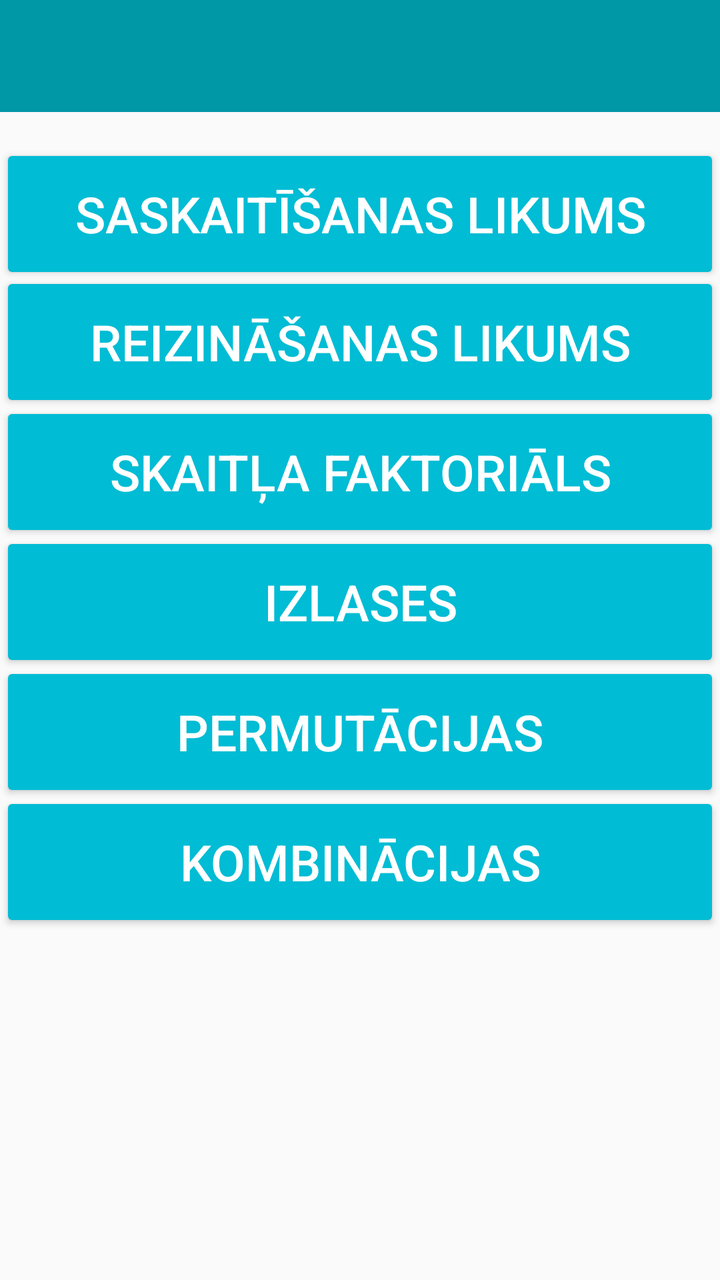
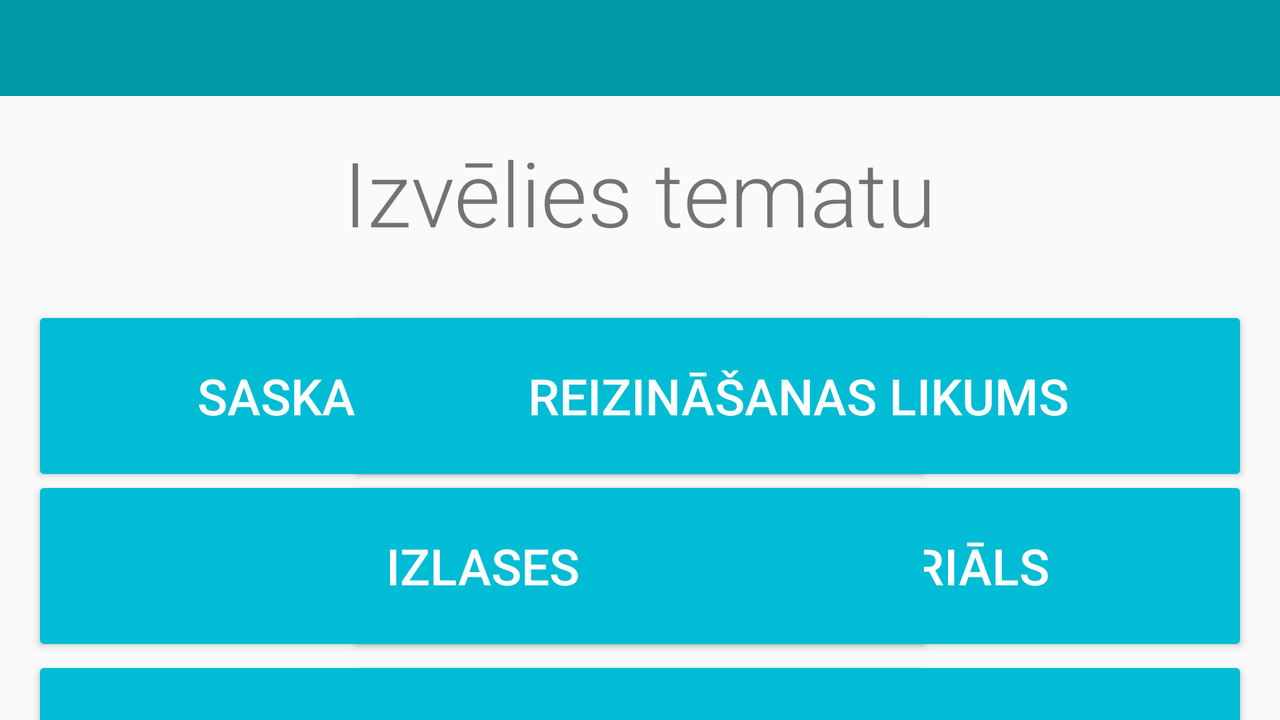

An Android layout and its configuration variant, each rendered on a device that would load it. The default file and the variant file are quoted in full after the pictures.
<!-- AndroidManifest.xml: application theme AppTheme -->
<!-- res/layout/activity_tests_izvelne.xml -->
<android.support.v4.widget.DrawerLayout
    xmlns:android="http://schemas.android.com/apk/res/android"
    xmlns:app="http://schemas.android.com/apk/res-auto"
    android:id="@+id/drawer_layout"
    android:layout_width="match_parent"
    android:layout_height="match_parent">

    <LinearLayout
        android:layout_width="match_parent"
        android:layout_height="match_parent"
        android:orientation="vertical">

        
        <include
            layout="@layout/toolbar"
            android:layout_width="match_parent"
            android:layout_height="wrap_content" />

        
        <FrameLayout
            android:id="@+id/flContent"
            android:layout_width="match_parent"
            android:layout_height="match_parent"
            >


            <Button
                android:id="@+id/tema_1_button"
                android:layout_width="fill_parent"
                android:layout_height="70dp"
                android:text="@string/tema_1"
                android:textSize="25sp"
                android:layout_marginTop="16dp"
                android:layout_gravity="center|top"
                android:textColor="#fff"
                android:backgroundTint="@color/colorButton"
                android:onClick="tema1Pressed"
                />

            <Button
                  android:id="@+id/tema_2_button"
                android:layout_width="fill_parent"
                android:layout_height="70dp"
                android:text="@string/tema_2"
                android:textSize="25sp"
android:layout_marginTop="80dp"
                android:layout_gravity="center|top"

                android:backgroundTint="@color/colorButton"
                android:textColor="#fff"
                android:colorButtonNormal="@color/colorButton"
                android:onClick="tema2Pressed"
                />

            <Button
                android:id="@+id/tema_3_button"
                android:layout_width="fill_parent"
                android:layout_height="70dp"
                android:layout_marginTop="145dp"
                android:layout_gravity="center|top"
                android:text="@string/tema_3"
                android:textSize="25sp"



                android:backgroundTint="@color/colorButton"
                android:textColor="#fff"
                android:colorButtonNormal="@color/colorButton"
                android:onClick="tema3Pressed"
                />

            <Button
                android:id="@+id/tema_5_button"
                android:layout_width="fill_parent"
                android:layout_height="70dp"
                android:text="@string/tema_5"
                android:textSize="25sp"
                android:layout_marginTop="210dp"
                android:layout_gravity="center|top"
                android:textColor="#fff"
                android:backgroundTint="@color/colorButton"
                android:onClick="tema5Pressed"
                />

            <Button
                android:id="@+id/tema_6_button"
                android:layout_width="fill_parent"
                android:layout_height="70dp"
                android:text="@string/tema_6"
                android:textSize="25sp"
                android:layout_marginTop="275dp"
                android:layout_gravity="center|top"
                android:textColor="#fff"
                android:backgroundTint="@color/colorButton"
                android:onClick="tema6Pressed"
                />

            <Button
                android:id="@+id/tema_7_button"
                android:layout_width="fill_parent"
                android:layout_height="70dp"
                android:text="@string/tema_7"
                android:textSize="25sp"
                android:layout_marginTop="340dp"
                android:layout_gravity="center|top"
                android:textColor="#fff"
                android:backgroundTint="@color/colorButton"
                android:onClick="tema7Pressed"
                />

            <Button
                android:id="@+id/visastemas"
                android:layout_width="fill_parent"
                android:layout_height="70dp"

                android:text="Visas tēmas"
                android:textSize="25sp"
                android:layout_marginTop="405dp"
                android:layout_gravity="center|top"

                android:backgroundTint="@color/colorButton"
                android:textColor="#fff"
                android:colorButtonNormal="@color/colorButton"
                android:onClick="VisasTemasPressed"
                android:visibility="gone" />

         


        </FrameLayout>

    </LinearLayout>

    
    <android.support.design.widget.NavigationView
        android:id="@+id/nvView"
        android:layout_width="wrap_content"
        android:layout_height="match_parent"
        android:layout_gravity="start"
        android:background="@android:color/white"
        app:menu="@menu/drawer"
        app:headerLayout="@layout/nav_header"

        />
</android.support.v4.widget.DrawerLayout>
<!-- res/layout/toolbar.xml (included above) -->
<android.support.v7.widget.Toolbar
    xmlns:android="http://schemas.android.com/apk/res/android"
    xmlns:app="http://schemas.android.com/apk/res-auto"
    android:id="@+id/toolbar"
    android:layout_height="wrap_content"
    android:layout_width="match_parent"
    android:fitsSystemWindows="true"
    android:minHeight="?attr/actionBarSize"
    app:theme="@style/ThemeOverlay.AppCompat.Dark.ActionBar"
    app:popupTheme="@style/ThemeOverlay.AppCompat.Light"
    android:background="?attr/colorPrimaryDark">
</android.support.v7.widget.Toolbar>
<!-- res/layout/nav_header.xml (included above) -->
<LinearLayout xmlns:android="http://schemas.android.com/apk/res/android"
    xmlns:app="http://schemas.android.com/apk/res-auto"
    android:layout_width="match_parent"
    android:layout_height="192dp"
    android:background="?attr/colorPrimaryDark"
    android:padding="16dp"
    android:theme="@style/ThemeOverlay.AppCompat.Dark"
    android:orientation="vertical"
    android:gravity="bottom"

    >

    <TextView
        android:layout_width="match_parent"
        android:layout_height="wrap_content"
        android:text=" VPĢ Artūrs Petrovskis 12.e"
        android:textColor="@android:color/white"
        android:textAppearance="@style/TextAppearance.AppCompat.Body1"/>


</LinearLayout>
<!-- resources referenced by this layout -->
<resources>
  <color name="colorButton">#00BCD4</color>
  <string name="tema_1">Saskaitīšanas likums</string>
  <string name="tema_2">Reizināšanas likums</string>
  <string name="tema_3">Skaitļa faktoriāls</string>
  <string name="tema_5">Izlases</string>
  <string name="tema_6">Permutācijas</string>
  <string name="tema_7">Kombinācijas</string>
  <!-- from res/values-v19/ -->
  <style name="AppTheme" parent="AppTheme.Base">
          <item name="android:windowTranslucentStatus">true</item>
      </style>
  <style name="AppTheme.Base" parent="Theme.AppCompat.Light.NoActionBar">
          <item name="colorPrimary">@color/colorPrimary</item>
          <item name="colorPrimaryDark">@color/colorPrimaryDark</item>
          <item name="colorAccent">@color/colorAccent</item>
      </style>
  <color name="colorPrimary">#00BCD4</color>
  <color name="colorPrimaryDark">#0097A7</color>
  <color name="colorAccent">#FF4081</color>
</resources>
<!-- res/layout-land/activity_tests_izvelne.xml (the repository's variant of the layout above) -->
<!-- drawn on the phone turned sideways -->
<android.support.v4.widget.DrawerLayout
    xmlns:android="http://schemas.android.com/apk/res/android"
    xmlns:app="http://schemas.android.com/apk/res-auto"
    android:id="@+id/drawer_layout"
    android:layout_width="match_parent"
    android:layout_height="match_parent">

    <LinearLayout
        android:layout_width="match_parent"
        android:layout_height="match_parent"
        android:orientation="vertical">

        
        <include
            layout="@layout/toolbar"
            android:layout_width="match_parent"
            android:layout_height="wrap_content" />

        
        <FrameLayout
            android:id="@+id/flContent"
            android:layout_width="match_parent"
            android:layout_height="match_parent"
            >


            <Button
                android:id="@+id/tema_1_button"
                android:layout_width="450dp"
                android:layout_height="90dp"

                android:text="@string/tema_1"
                android:textSize="25sp"
                android:layout_marginTop="105dp"

                android:layout_gravity="top|left"
                android:layout_marginLeft="16dp"

                android:textColor="#fff"
                android:backgroundTint="@color/colorButton"
                android:onClick="tema1Pressed"
                />


            <Button
                  android:id="@+id/tema_2_button"
                android:layout_width="450dp"
                android:layout_height="90dp"
                android:text="@string/tema_2"
                android:textSize="25sp"

                android:layout_marginTop="105dp"

                android:layout_gravity="top|right"
                android:layout_marginRight="16dp"



                android:backgroundTint="@color/colorButton"
                android:textColor="#fff"
                android:colorButtonNormal="@color/colorButton"
                android:onClick="tema2Pressed"
                />

            <Button
                android:id="@+id/tema_3_button"
                android:layout_width="450dp"
                android:layout_height="90dp"

                android:text="@string/tema_3"
                android:textSize="25sp"

                android:layout_marginTop="190dp"

                android:layout_gravity="top|right"

                android:layout_marginRight="16dp"

                android:backgroundTint="@color/colorButton"
                android:textColor="#fff"
                android:colorButtonNormal="@color/colorButton"
                android:onClick="tema3Pressed"
                />

            <Button
                android:id="@+id/tema_5_button"
                android:layout_width="450dp"
                android:layout_height="90dp"
                android:text="@string/tema_5"
                android:textSize="25sp"
                android:layout_marginTop="190dp"
                android:layout_marginLeft="16dp"
                android:layout_gravity="top|left"
                android:textColor="#fff"
                android:backgroundTint="@color/colorButton"
                android:onClick="tema5Pressed"
                />

            <Button
                android:id="@+id/tema_6_button"
                android:layout_width="450dp"
                android:layout_height="90dp"
                android:text="@string/tema_6"
                android:textSize="25sp"
                android:layout_marginTop="280dp"
                android:layout_marginRight="16dp"
                android:layout_gravity="top|right"
                android:textColor="#fff"
                android:backgroundTint="@color/colorButton"
                android:onClick="tema6Pressed"
                />

            <Button
                android:id="@+id/tema_7_button"
                android:layout_width="450dp"
                android:layout_height="90dp"
                android:text="@string/tema_7"
                android:textSize="25sp"
                android:layout_marginTop="280dp"
                android:layout_marginLeft="16dp"
                android:layout_gravity="top|left"
                android:textColor="#fff"
                android:backgroundTint="@color/colorButton"
                android:onClick="tema7Pressed"
                />


            <Button
                android:id="@+id/visastemas"
                android:layout_width="450dp"
                android:layout_height="90dp"


                android:text="Visas tēmas"
                android:textSize="25sp"

                android:layout_marginTop="530dp"

                android:layout_gravity="top|right"

                android:layout_marginRight="16dp"
                android:backgroundTint="@color/colorButton"
                android:textColor="#fff"
                android:colorButtonNormal="@color/colorButton"
                android:onClick="VisasTemasPressed"
                android:visibility="gone" />

            <TextView
                android:text="Izvēlies tematu"
                android:textSize="45sp"
                android:fontFamily="sans-serif-light"

                android:layout_marginTop="18dp"
                android:layout_width="wrap_content"
                android:layout_height="wrap_content"
                android:layout_gravity="center|top"

                />


        </FrameLayout>

    </LinearLayout>

    
    <android.support.design.widget.NavigationView
        android:id="@+id/nvView"
        android:layout_width="wrap_content"
        android:layout_height="match_parent"
        android:layout_gravity="start"
        android:background="@android:color/white"
        app:menu="@menu/drawer"
        app:headerLayout="@layout/nav_header"

        />
</android.support.v4.widget.DrawerLayout>
